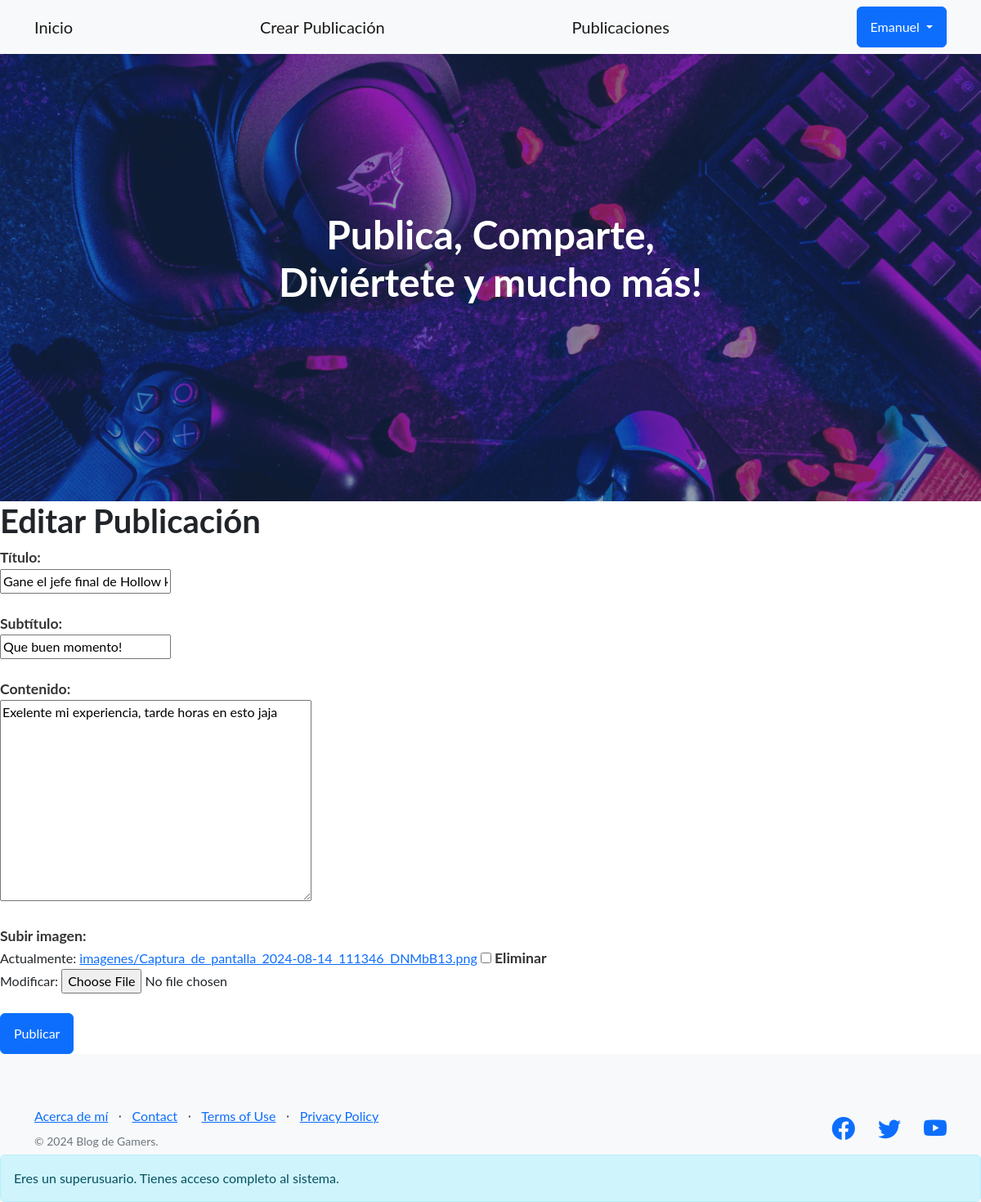
The page /publicacion/10/editar/ (signed in) on the database as committed earlier.
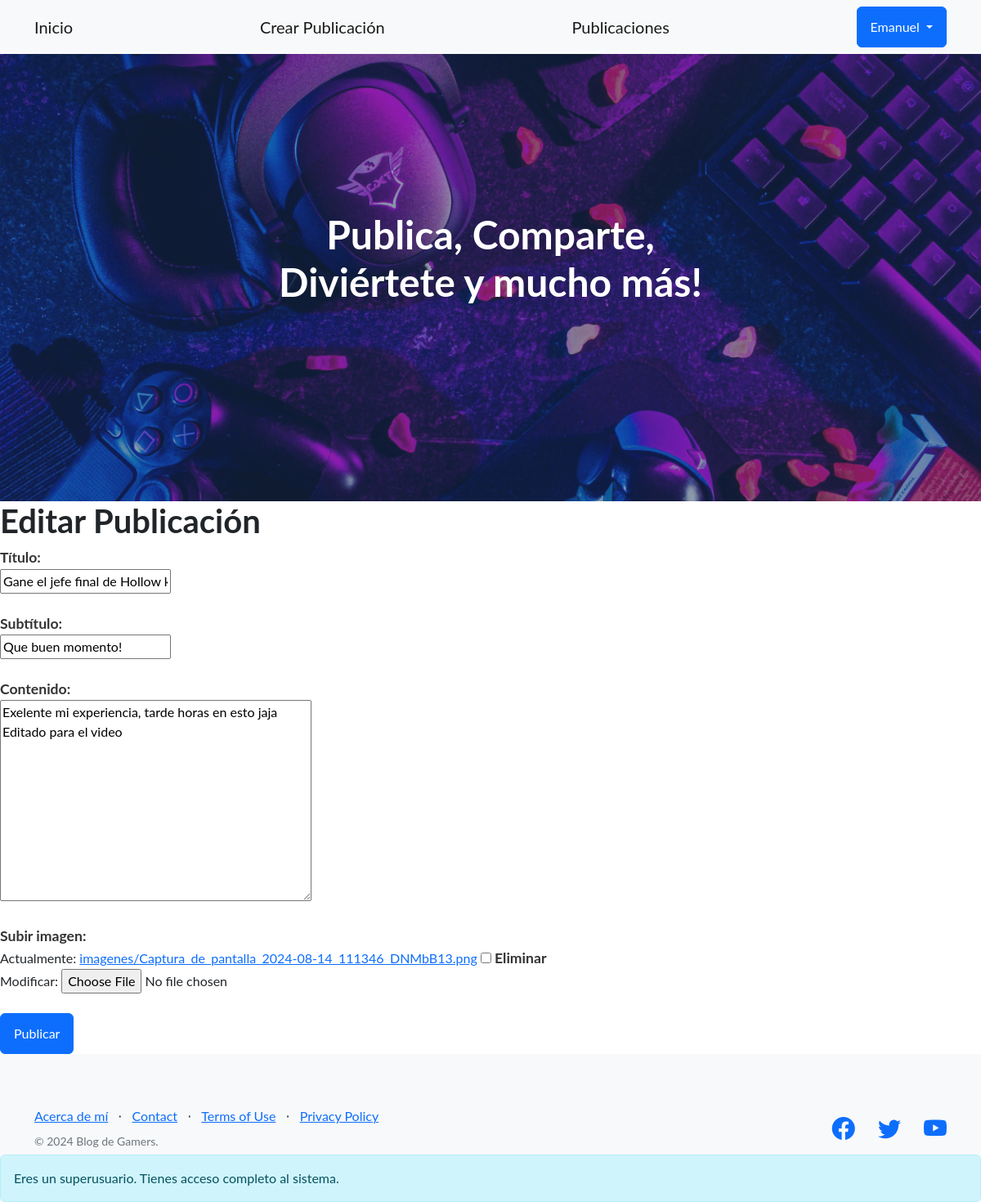
The same page on the database as committed later.
### app/models.py (models this page shows, shortened)
class Publicacion(models.Model):
    titulo = models.CharField(max_length=200)
    subtitulo = models.CharField(max_length=200, blank=True, null=True)
    contenido = models.TextField()
    imagen = models.ImageField(upload_to='imagenes/', blank=True, null=True)
    creador = models.ForeignKey(User, on_delete=models.CASCADE, null=True)
    fecha_publicacion = models.DateTimeField(auto_now_add=True)

### app/views.py (the view)
# urls.py: path('publicacion/<int:pk>/editar/', PublicacionUpdateView.as_view(), name='publicacion_update'),
class PublicacionUpdateView(UserPassesTestMixin, UpdateView):
    model = Publicacion
    fields = ['titulo', 'subtitulo', 'contenido', 'imagen']
    template_name = 'app/publicacion_view.html'
    sucess_url = reverse_lazy("/")
    def test_func(self):
        return self.request.user.is_superuser

### app/templates/app/publicacion_view.html (shortened to what this page needs)
{% extends "app/index.html" %}
{% load static %}
{% block main %}
<!DOCTYPE html>
<html lang="es">
<head>
    <link rel="stylesheet" href="{% static 'app/css/styles.css' %}">
</head>
<body>
    <h1>Editar Publicación</h1>
    <form method="POST" enctype="multipart/form-data">
        <div class="form-field">
            <label for="{{ form.titulo.id_for_label }}">Título:</label><br>
            {{ form.titulo }}
        </div>
        <div class="form-field">
            <label for="{{ form.subtitulo.id_for_label }}">Subtítulo:</label><br>
            {{ form.subtitulo }}
        </div>
        <div class="form-field">
            <label for="{{ form.contenido.id_for_label }}">Contenido:</label><br>
            {{ form.contenido }}
        </div>
        <div class="form-field">
            <label for="{{ form.imagen.id_for_label }}">Subir imagen:</label><br>
            {{ form.imagen }}
        </div>
        <button type="submit" class="btn btn-primary">Publicar</button>
    </form>
</body>
</html>
{% endblock main %}

Rows that differ between the two databases and show on the page:
changed Publicacion "Gane el jefe final de Hollow knight": contenido "Exelente mi experiencia, tarde horas en esto jaja" → "Exelente mi experiencia, tarde horas en esto jaja Editado para el video"
